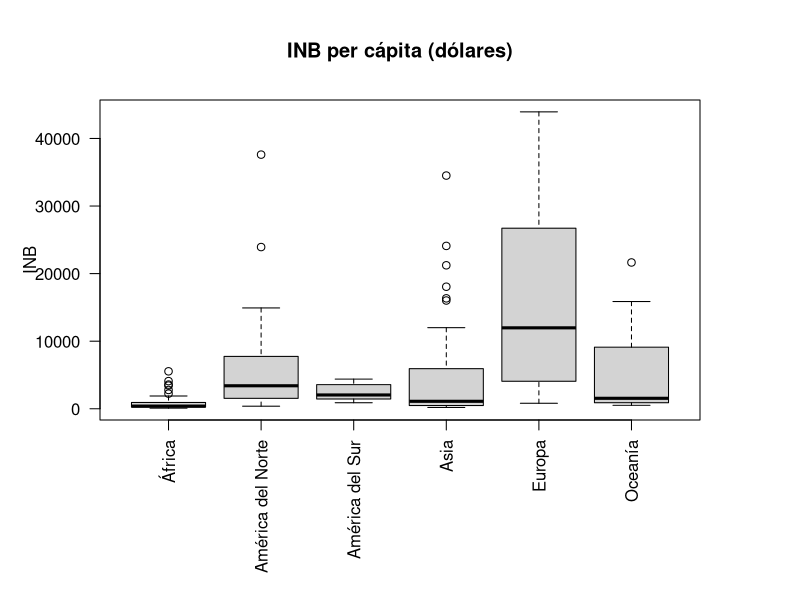

Generate this figure with R:
# 	
#		ESTADISTICA PARA INGENIEROS - PROYECTO 1
#
#		ACTIVIDAD 2
#
# 			Gráficos descriptivos de las variables por continente:
#				- Histograma:
#						- Población total
#						- Nacimientos anuales 
#				- Diagrama de caja:
#						- Tasa de mortalidad menores de 5 años
#						- Tasa de mortalidad menores de 1 año
#						- INB per capita
#						- Esperanza de vida al nacer
#
#			Continentes:
#				- Africa
#				- America del Norte
#				- America del Sur
#				- Asia
#				- Europa
#				- Oceania
#
#		A2_INBperCapita.R:
#			Script para graficar variable "INB per capita (dólares)".
#
#		AUTORES:
#			- Jose Acevedo 13-10006
#			- Pablo Betancourt 13-10147

datosUnicef <- read.csv2("Unicef.csv", fileEncoding="latin1", check.names=FALSE)

# Extracción de datos
INB_Africa <- as.numeric(unlist(subset(datosUnicef, Continente=="Africa")["INB per capita (dolares)"]))
INB_AmericaDelNorte <- as.numeric(unlist(subset(datosUnicef, Continente=="America del Norte")["INB per capita (dolares)"]))
INB_AmericaDelSur <- as.numeric(unlist(subset(datosUnicef, Continente=="America del Sur")["INB per capita (dolares)"]))
INB_Asia <- as.numeric(unlist(subset(datosUnicef, Continente=="Asia")["INB per capita (dolares)"]))
INB_Europa <- as.numeric(unlist(subset(datosUnicef, Continente=="Europa")["INB per capita (dolares)"]))
INB_Oceania <- as.numeric(unlist(subset(datosUnicef, Continente=="Oceania")["INB per capita (dolares)"]))

# Creación de diagramas de caja por continente
jpeg("A2_Boxplot3_INBperCapita.jpeg")
par(mar=c(9,5,5,5))
boxplot(
	INB_Africa,
	INB_AmericaDelNorte,
	INB_AmericaDelSur,
	INB_Asia,
	INB_Europa,
	INB_Oceania,
	las=2,
	main="INB per cápita (dólares)",
	ylab="INB",
	names=c("África",
			"América del Norte",
			"América del Sur",
			"Asia",
			"Europa",
			"Oceanía"
	)
)